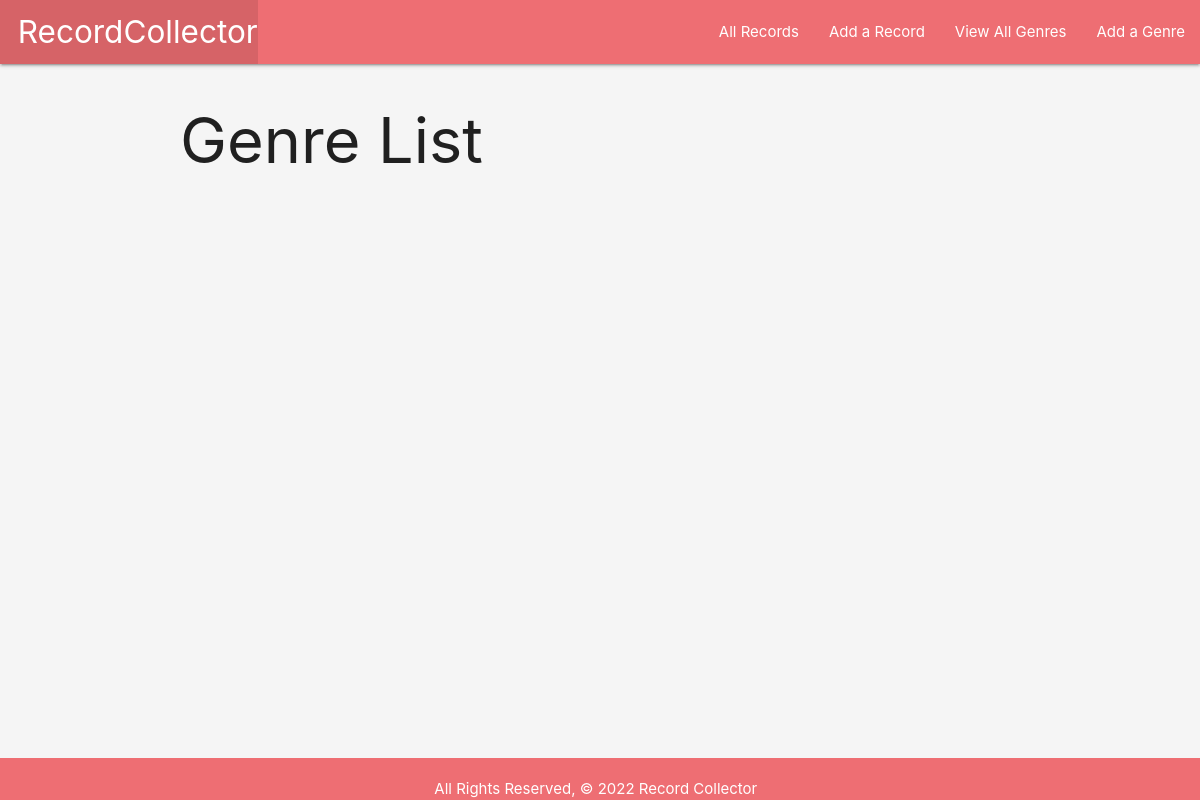
Before: /genres/ with the older database file.
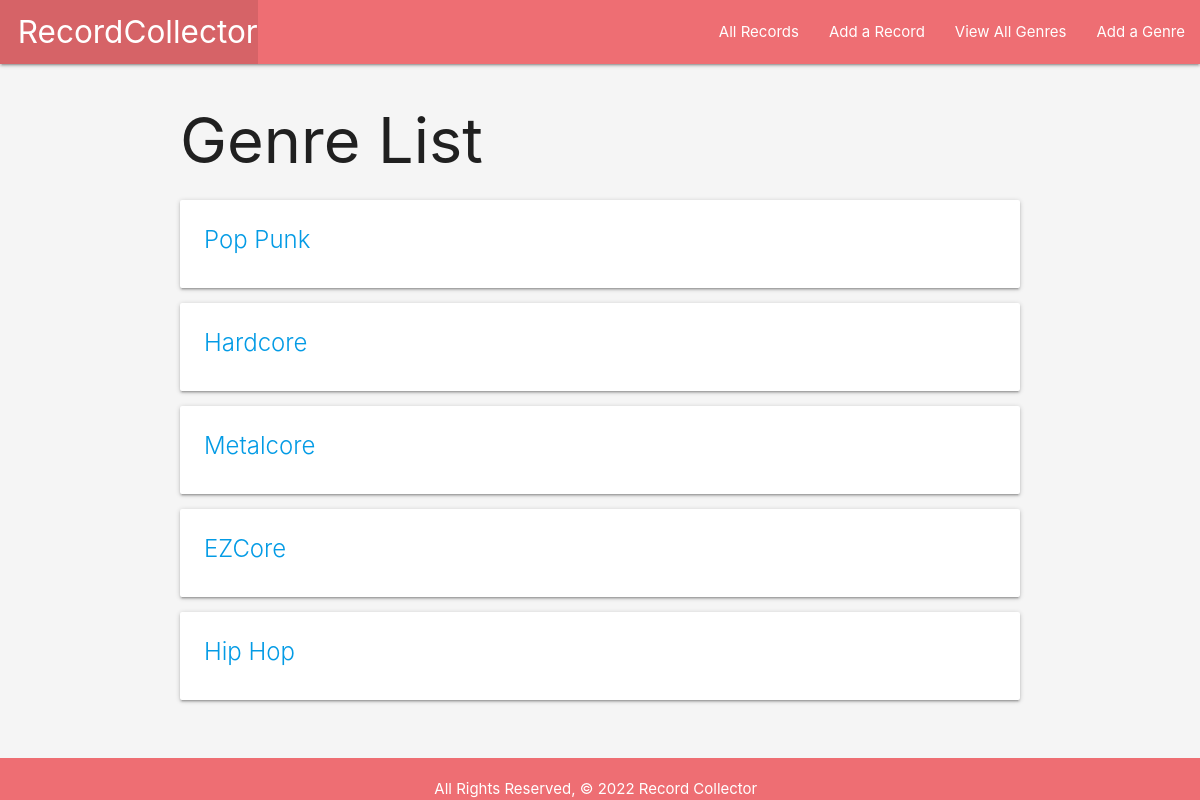
After: the same page with the newer database file.
### main_app/models.py (models this page shows, shortened)
class Genre(models.Model):
    name = models.CharField(max_length=100)

### main_app/views.py (the view)
# urls.py: path('genres/', views.GenreList.as_view(), name='genres_index'),
class GenreList(ListView):
    model = Genre
    template_name = 'genres/index.html'

### main_app/templates/genres/index.html
{% extends 'base.html' %}
{% block content %}
<h1>Genre List</h1>
{% for genre in object_list %}
<div class="card">
    <a href="{% url 'genres_detail' genre.id %}">
        <div class="card-content">
            <span class="card-title">{{ genre.name }}</span>
        </div>
    </a>
</div>
{% endfor %}
{% endblock %}

### main_app/templates/base.html (shortened to what this page needs)
{% load static %}
<!DOCTYPE html>
<html lang="en">
  <head>
    <link
      rel="stylesheet"
      href="https://cdnjs.cloudflare.com/ajax/libs/materialize/1.0.0/css/materialize.min.css"
    />
    <link
      rel="stylesheet"
      type="text/css"
      href="{% static 'css/style.css' %}"
    />
  </head>
  <body>
    <header class="navbar-relative">
      <nav>
        <div class="nav-wrapper">
          <ul>
            <li>
              <a href="/" class="left brand-logo"
                >&nbsp;&nbsp;RecordCollector</a
              >
            </li>
          </ul>
          <ul class="right">
            <li><a href="/records">All Records</a></li>
            <li><a href="{% url 'records_create' %}">Add a Record</a></li>
            <li><a href="{% url 'genres_index' %}">View All Genres</a></li>
            <li><a href="{% url 'genres_create' %}">Add a Genre</a></li>
          </ul>
        </div>
      </nav>
    </header>
    <main class="container">{% block content %} {% endblock %}</main>
    <footer class="page-footer">
      <div class="center">
        All Rights Reserved, &copy; 2022 Record Collector &nbsp;
      </div>
    </footer>
  </body>
</html>

### main_app/static/css/style.css (style rules this page uses)
body { background-color: whitesmoke; display: flex; min-height: 100vh; flex-direction: column; }
main { flex: 1 0 auto; }
footer { padding-top: 0; text-align: right; }

Changed rows visible on the page:
added Genre: name "Pop Punk"
added Genre: name "Hardcore"
added Genre: name "Metalcore"
added Genre: name "EZCore"
added Genre: name "Hip Hop"
